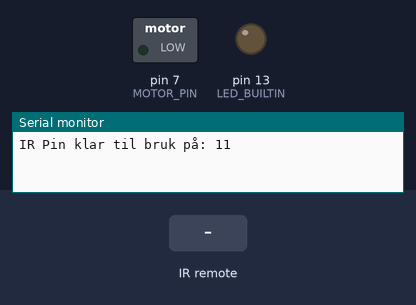
A sketch run on a simulated Arduino Uno, built with avr-gcc and run on an emulated ATmega328P. Parts: switched loads named in the sketch (green lamp = pin HIGH), output pins drawn as LEDs (lit = HIGH), the last lines printed to the serial monitor. The inputs (shaded band) are chosen by the test bench.

Above: at 1.2 s.
1.3 s: infrared code 0xFF02FD received
At 2.4 s:
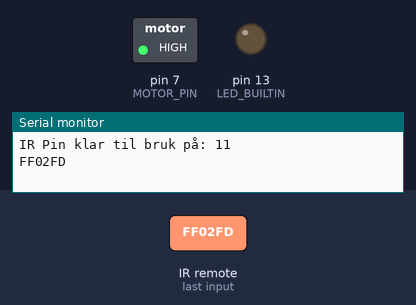
2.8 s: infrared code 0xFF629D received
4.3 s: infrared code 0xFFA857 received
Timing chart, 0 to 7.3 s (numbered marks = the images above; inputs shaded):
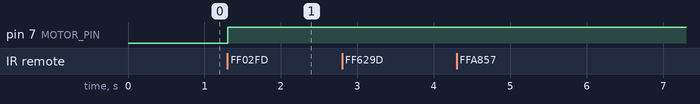

The sketch:

IR.ino
```cpp
#include <IRremote.h>

/*
 * Fysiske komponenter brukt i prosjektet:
 * - Luxorparts 'Keyes' IR Receiver (5V)
 * - Luxorparts IR Remote
 * - Artic PC vifte 12V (Kjøres på 3.3V, brukes som test)
 */


// Knapper på fjernkontrollen med HEX data
#define BUTTON_ARROW_UP 0xFF629D
#define BUTTON_ARROW_DOWN 0xFFA857
#define BUTTON_ARROW_lEFT 0xFF22DD
#define BUTTON_ARROW_RIGHT 0xFFC23D
#define BUTTON_OK 0xFF02FD

#define BUTTON_1 0xFF6897
#define BUTTON_2 0xFF9867
#define BUTTON_3 0xFFB04F
#define BUTTON_4 0xFF30CF
#define BUTTON_5 0xFF18E7
#define BUTTON_6 0xFF7A85
#define BUTTON_7 0xFF10EF
#define BUTTON_8 0xFF38C7
#define BUTTON_9 0xFF5AA5
#define BUTTON_0 0xFF4AB5
#define BUTTON_STJERNE 0xFF42BD
#define BUTTON_FIRKANT 0xFF52AD

const int IR_PIN = 11; //PWM
const int MOTOR_PIN = 7;

IRrecv irReceiver(IR_PIN);
decode_results results;

void setup() {
  pinMode(LED_BUILTIN, OUTPUT);
  pinMode(MOTOR_PIN, OUTPUT);
  Serial.begin(9600);

  irReceiver.enableIRIn();  // Start the receiver
  irReceiver.blink13(true); // LED på Arduino blinker ved signal

  Serial.print("IR Pin klar til bruk på: ");
  Serial.println(IR_PIN);

  digitalWrite(MOTOR_PIN, LOW);
}

void loop() {
  if (irReceiver.decode(&results)) {
    Serial.println(results.value, HEX);
    irReceiver.resume(); // Hent neste IR verdi

    switch (results.value) {
      case BUTTON_OK:
        digitalWrite(MOTOR_PIN, !digitalRead(MOTOR_PIN));
        break;

      case BUTTON_STJERNE:
        digitalWrite(MOTOR_PIN, HIGH);
        break;

      case BUTTON_FIRKANT:
        digitalWrite(MOTOR_PIN, LOW);
        break;
    }
  }
  delay(100);
}
```

Measured:
- after the input at 1.3 s, pin 7 (MOTOR_PIN): LOW → HIGH at once
